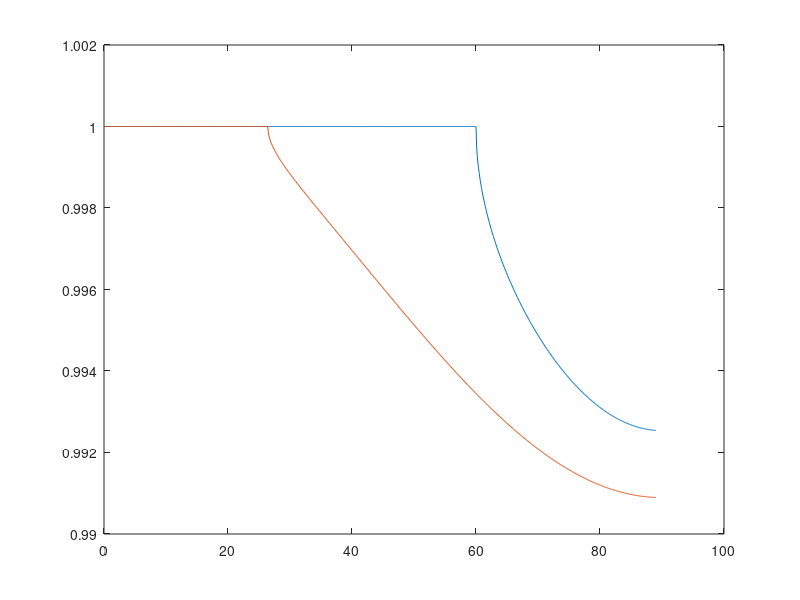

Write the MATLAB code that produced this figure.
% florida_reflect_loss.m 
%
%
clear all; 
close all;

freq = 52.5 ;
angle = (0.1:0.1:89)'*pi/180 ;
cw = 1500 ;
kw = 2*pi*freq / cw ;
Zw = cw ./ sin(angle) ;

density   = [   2.40,   1.70 ] ;
speed     = [ 3000.0, 1675.0 ] ;
atten     = [    0.1,   0.01 ] ;
shear     = [ 1430.0,    0.0 ] ;
att_shear = [   0.20,    0.0 ] ;

for n=1:2
    kc = 2*pi*freq / speed(n) ;
    angc = acos( kw / kc * cos(angle) ) ;
    Zc = density(n) * speed(n) / sin(angc) ;
%     if ( shear(n) < eps )
        Ztotal = Zc ;
%     else
%         ks = 2*pi*freq / shear(n) ;
%         angs = acos( kw / ks * cos(angle) ) ;
%         Zs = density(n) * shear(n) / sin(angs) ;
%         Ztotal = Zc * cos(2*angs).^2 + Zs * sin(2*angs).^2 ;
%     end
    reflect(:,n) = abs( (Ztotal'-Zw)./(Ztotal'+Zw) ) ;
end

 figure;
 plot(angle*180/pi,reflect)
